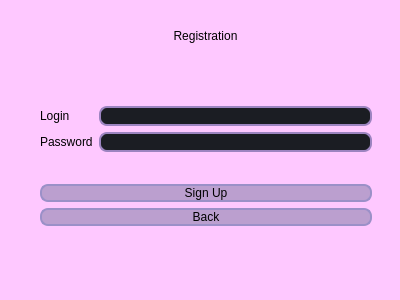
<?xml version="1.0" encoding="UTF-8"?>
<ui version="4.0">
 <class>Registration</class>
 <widget class="QDialog" name="Registration">
  <property name="geometry">
   <rect>
    <x>0</x>
    <y>0</y>
    <width>400</width>
    <height>300</height>
   </rect>
  </property>
  <property name="windowTitle">
   <string>Dialog</string>
  </property>
  <property name="styleSheet">
   <string notr="true">background-color: rgb(254, 200, 255);</string>
  </property>
  <widget class="QWidget" name="layoutWidget">
   <property name="geometry">
    <rect>
     <x>40</x>
     <y>80</y>
     <width>332</width>
     <height>174</height>
    </rect>
   </property>
   <layout class="QVBoxLayout" name="verticalLayout_4">
    <item>
     <layout class="QHBoxLayout" name="horizontalLayout">
      <item>
       <layout class="QVBoxLayout" name="verticalLayout_2">
        <item>
         <widget class="QLabel" name="label_Login">
          <property name="styleSheet">
           <string notr="true">QLabel {
 color: rgb(0, 0, 0);
	font: 600 12pt &quot;Montserrat SemiBold&quot;;
}</string>
          </property>
          <property name="text">
           <string>Login </string>
          </property>
         </widget>
        </item>
        <item>
         <widget class="QLabel" name="label_Password">
          <property name="styleSheet">
           <string notr="true">QLabel {
 color: rgb(0, 0, 0);
	font: 600 12pt &quot;Montserrat SemiBold&quot;;
}</string>
          </property>
          <property name="text">
           <string>Password</string>
          </property>
         </widget>
        </item>
       </layout>
      </item>
      <item>
       <layout class="QVBoxLayout" name="verticalLayout">
        <item>
         <widget class="QLineEdit" name="lineEdit_Login">
          <property name="styleSheet">
           <string notr="true">QLineEdit {
	border: 2px solid rgb(156, 132, 192);
	border-radius: 8px;
	padding-left: auto;
    padding-right: auto;
	color: rgb(255, 255, 255);
	background-color: rgb(27, 29, 35);
	font: 600 11pt &quot;Montserrat SemiBold&quot;;
}
QLineEdit:hover {
	border: 2px solid rgb(48, 50, 62);
}
QLineEdit:focus {
	border: 2px solid rgb(48, 50, 62);
	background-color: rgb(43, 45, 56);
}




</string>
          </property>
          <property name="maxLength">
           <number>15</number>
          </property>
         </widget>
        </item>
        <item>
         <widget class="QLineEdit" name="lineEdit_Password">
          <property name="styleSheet">
           <string notr="true">QLineEdit {
	border: 2px solid rgb(156, 132, 192);
	border-radius: 8px;
	padding-left: auto;
    padding-right: auto;
	color: rgb(255, 255, 255);
	background-color: rgb(27, 29, 35);
	font: 600 11pt &quot;Montserrat SemiBold&quot;;
}
QLineEdit:hover {
	border: 2px solid rgb(48, 50, 62);
}
QLineEdit:focus {
	border: 2px solid rgb(48, 50, 62);
	background-color: rgb(43, 45, 56);
}

</string>
          </property>
          <property name="maxLength">
           <number>15</number>
          </property>
         </widget>
        </item>
       </layout>
      </item>
     </layout>
    </item>
    <item>
     <layout class="QVBoxLayout" name="verticalLayout_3">
      <item>
       <widget class="QPushButton" name="btn_SignUp">
        <property name="styleSheet">
         <string notr="true">QPushButton {
 border: 2px solid  rgb(155, 144, 200);
 border-radius: 8px;
 padding-left: auto;
    padding-right: auto;
 color: rgb(0, 0, 0);
 background-color: rgb(187, 159, 207);
 font: 600 12pt &quot;Montserrat SemiBold&quot;;
}
QPushButton:hover {
 border: 2px solid rgb(156, 132, 192);
 background-color: rgb(156, 132, 192);
}
QPushButton:focus {
 border: 2px solid rgb(109, 86, 154);
}</string>
        </property>
        <property name="text">
         <string>Sign Up</string>
        </property>
       </widget>
      </item>
      <item>
       <widget class="QPushButton" name="btn_Back">
        <property name="styleSheet">
         <string notr="true">QPushButton {
 border: 2px solid  rgb(155, 144, 200);
 border-radius: 8px;
 padding-left: auto;
    padding-right: auto;
 color: rgb(0, 0, 0);
 background-color: rgb(187, 159, 207);
 font: 600 12pt &quot;Montserrat SemiBold&quot;;
}
QPushButton:hover {
 border: 2px solid rgb(156, 132, 192);
 background-color: rgb(156, 132, 192);
}
QPushButton:focus {
 border: 2px solid rgb(109, 86, 154);
}</string>
        </property>
        <property name="text">
         <string>Back</string>
        </property>
       </widget>
      </item>
     </layout>
    </item>
   </layout>
  </widget>
  <widget class="QLabel" name="label">
   <property name="geometry">
    <rect>
     <x>40</x>
     <y>10</y>
     <width>331</width>
     <height>51</height>
    </rect>
   </property>
   <property name="styleSheet">
    <string notr="true">QLabel {
	 color: rgb(0, 0, 0);
	font: 800 22pt &quot;Montserrat ExtraBold&quot;;
}</string>
   </property>
   <property name="text">
    <string>Registration</string>
   </property>
   <property name="alignment">
    <set>Qt::AlignCenter</set>
   </property>
  </widget>
 </widget>
 <resources/>
 <connections/>
</ui>
